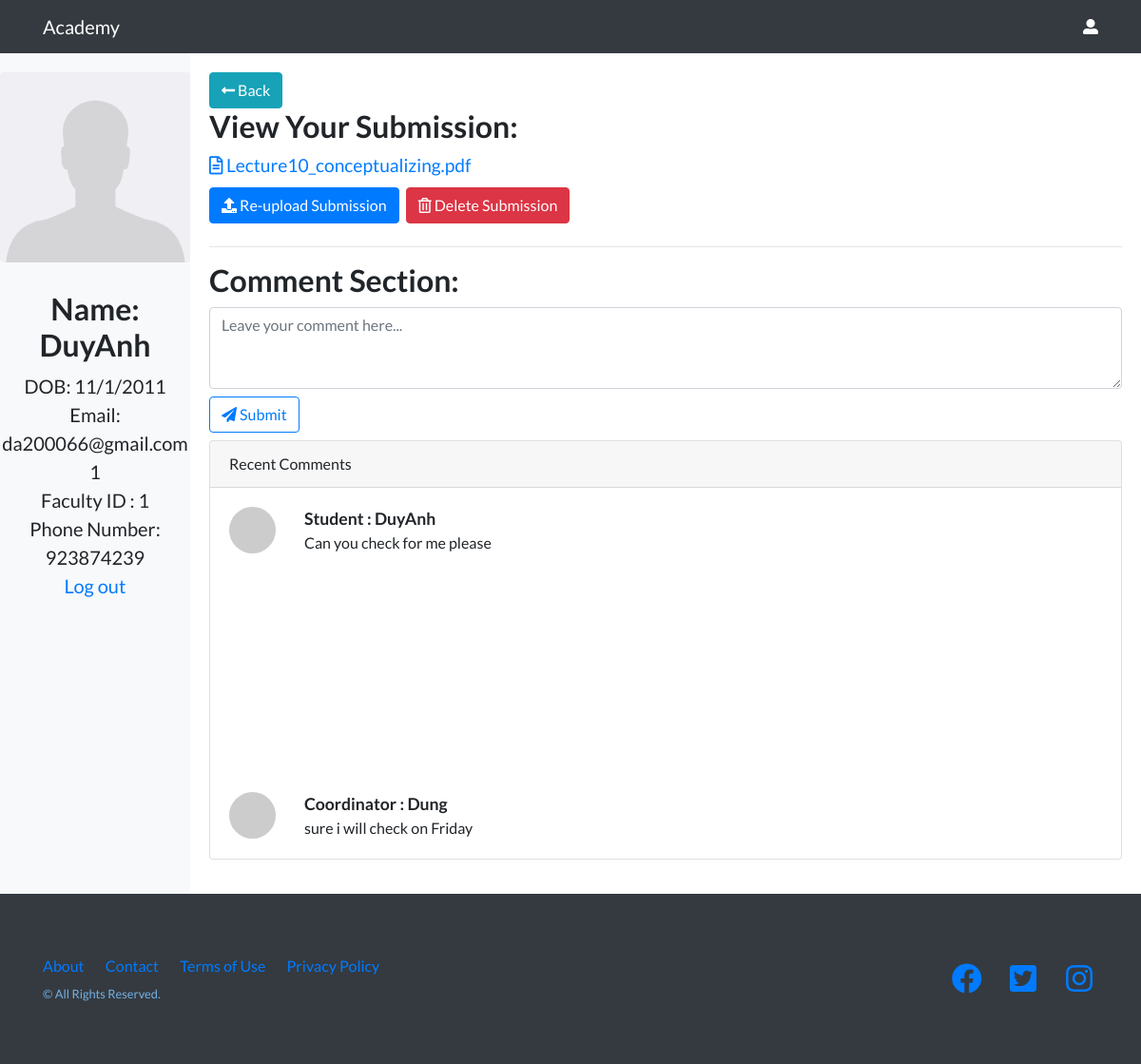
Page /StudentHome.php?submit-student=43 (signed in) on the committed database.
### tables this page shows
CREATE TABLE `user` (
  `user_id` int(11) NOT NULL,
  `faculty_id` int(11) NOT NULL,
  `username` varchar(20) NOT NULL,
  `password` varchar(50) NOT NULL,
  `user_role` varchar(20) NOT NULL,
  `user_email` varchar(40) NOT NULL
);

CREATE TABLE `post` (
  `post_id` int(11) NOT NULL,
  `user_id` int(11) NOT NULL,
  `term_id` int(11) DEFAULT NULL,
  `faculty_id` int(11) NOT NULL,
  `post_image` char(50) NOT NULL,
  `post_file` text NOT NULL,
  `post_content` text NOT NULL,
  `submit_date` datetime NOT NULL,
  `selected` tinyint(1) NOT NULL
);

CREATE TABLE `comment` (
  `comment_id` int(11) NOT NULL,
  `user_id` int(11) NOT NULL,
  `post_id` int(11) NOT NULL,
  `comment_content` varchar(50) NOT NULL,
  `time` datetime NOT NULL
);

### StudentHome.php (the view, shortened to what this page needs)
<?php
	include("DatabaseConfig/dbConfig.php");
	if(!isset($_SESSION['id'])){
		echo "<script>window.open('login.php','_self')</script>";
	}else{
		$student_session = $_SESSION['id'];
		$get_student = "select * from user where username = '$student_session'";
		$run_student = mysqli_query($conn,$get_student);
		$row_student = mysqli_fetch_array($run_student);
		$student_name = $row_student['username'];
		$student_email = $row_student['user_email'];
		$id = $row_student['user_id'];
                $student_faculty = $row_student['faculty_id'];
 ?>
<!DOCTYPE html>
<html lang="en">
<head>
  <link href="vendor/bootstrap/css/bootstrap.min.css" rel="stylesheet">
  <link href="vendor/fontawesome-free/css/all.min.css" rel="stylesheet">
  <link href="vendor/simple-line-icons/css/simple-line-icons.css" rel="stylesheet" type="text/css">
  <link href="css/landing-page.css" rel="stylesheet">
  <link rel="stylesheet" href="css/style.css">
</head>
<body>
  <nav class="navbar navbar-light bg-light static-top">
    <div class="container">
        <a class="navbar-brand" href="StudentHome.php">Academy</a>
      <i class="fas fa-user-alt"></i>
    </div>
  </nav>
  <div class="grid-container">
    <div class="sidebar">
      <div class="text-center">
        <img src="img/avatar.png" class="rounded avatar mx-auto img-fluid" alt="...">
        <h2><?php echo"Name: ",$student_name ?></h2>
        <div>DOB: 11/1/2011</div>
        <div><?php echo"Email: ", $student_email ?></div>
        <div><?php echo $id  ?></div>
        <div><?php echo"Faculty ID : ", $student_faculty  ?></div>
        <div>Phone Number: 923874239</div>
        <a href="logout.php">Log out</a>
      </div>
    </div>
    <?php
      if(isset($_GET['Student-Table'])){
        include("Student-Table.php");
      }else
      if(isset($_GET['submit-student'])){
        include("submit-student.php");
  } ?>
 <?php include("Footer.php") ?>
</body>
</html>
<?php } ?>

### submit-student.php (shortened to what this page needs)
<?php
                if(isset($_GET['submit-student'])){
                    $post_id = $_GET['submit-student'];
                    $get_post = "select * from post where post_id = '$post_id'";
                    $run_post = mysqli_query($conn, $get_post);
                    $row_post = mysqli_fetch_array($run_post);
                    $p_document = $row_post['post_file'];
                }
                else
                {
                    echo"something wrong";
                }
            ?>
<body>
    <div class="content">
        <a href="StudentHome.php?Student-Table" class="btn btn-info"><i class="fas fa-long-arrow-alt-left"></i> Back</a>
        <div class="content-stuff">
            <h2>View Your Submission:</h2>
            <a href="" style="font-size: 1.2rem;"><i class="far fa-file-alt"></i> <?php echo $p_document; ?> </a>
            <br>
            <a href="StudentHome.php" class="btn btn-primary my-2"><i class="fas fa-upload"></i> Re-upload
                Submission</a>
            <a href="submit-student.html" class="btn btn-danger my-2 ml-1"><i class="far fa-trash-alt"></i> Delete
                Submission</a>
        </div>
        <hr>
        <div class="comment-section">
            <h2>Comment Section:</h2>
            <div class="form-group">
                <form method="post">
                <textarea name="comment" class="form-control" placeholder="Leave your comment here..." rows="3"></textarea>
                <button type="submit" value="submit-comment" name="submit-comment" id="submit-comment" class="btn btn-outline-primary my-2"><i class="fa fa-paper-plane"></i>
                    Submit</button>
                </form>
                <div class="card">
                    <div class="card-header">Recent Comments</div>
                    <div class="comment-group">
                    <?php
                        $get_comment = "select * from comment where post_id = '$post_id' ";
                        $run_comment = mysqli_query($conn,$get_comment);
                        while($row_comment = mysqli_fetch_array($run_comment)){
                          $user_id = $row_comment['user_id'];
                          $get_user = "select * from user where user_id = '$user_id'";
                          $run_user = mysqli_query($conn,$get_user);
                          $row_user = mysqli_fetch_array($run_user);
                          $user_name = $row_user['username'];
                          $user_role = $row_user['user_role'];
                          $comment = $row_comment['comment_content'];
                    ?>
                    <div class="card-body">
                        <div class="row">
                            <div class="col-1"><img src="http://placehold.it/80" class="rounded-circle img-fluid"
                                    alt="" /></div>
                            <div class="col-11">
                                <div class="font-weight-bold cmt-header"><?php echo $user_role, " : ", $user_name ?></div>
                                <div><?php echo $comment ?></div>
                            </div>
                        </div>
                    </div>
                    </div>
                <?php } ?>
                </div>
                </div>
            </div>
        </div>
</body>
</html>

### Footer.php (shortened to what this page needs)
<footer class="footer bg-dark">
        <div class="container">
            <div class="row">
                <div class="col-lg-6 h-100 text-center text-lg-left my-auto">
                    <ul class="list-inline mb-2">
                        <li class="list-inline-item">
                            <a href="#">About</a>
                        </li>
                        <li class="list-inline-item">
                            <a href="#">Contact</a>
                        </li>
                        <li class="list-inline-item">
                            <a href="#">Terms of Use</a>
                        </li>
                        <li class="list-inline-item">
                            <a href="#">Privacy Policy</a>
                        </li>
                    </ul>
                    <p class="text-muted small mb-4 mb-lg-0">&copy; All Rights Reserved.</p>
                </div>
                <div class="col-lg-6 h-100 text-center text-lg-right my-auto">
                    <ul class="list-inline mb-0">
                        <li class="list-inline-item mr-3">
                            <a href="#">
                                <i class="fab fa-facebook fa-2x fa-fw"></i>
                            </a>
                        </li>
                        <li class="list-inline-item mr-3">
                            <a href="#">
                                <i class="fab fa-twitter-square fa-2x fa-fw"></i>
                            </a>
                        </li>
                        <li class="list-inline-item">
                            <a href="#">
                                <i class="fab fa-instagram fa-2x fa-fw"></i>
                            </a>
                        </li>
                    </ul>
                </div>
            </div>
        </div>
    </footer>

### css/landing-page.css (style rules this page uses)
body { font-family: 'Lato', 'Helvetica Neue', Helvetica, Arial, sans-serif; }
h1, h2, h3, h4, h5, h6 { font-family: 'Lato', 'Helvetica Neue', Helvetica, Arial, sans-serif; font-weight: 700; }
.text-muted { color: #74b1e6!important; }
footer.footer { padding-top: 4rem; padding-bottom: 4rem; }

### css/style.css (style rules this page uses)
.grid-container { display: grid; grid-template-columns: 1fr 5fr; grid-template-rows: 1fr; grid-template-areas: "sidebar content" "footer footer"; }
.navbar { background-color: #343a40 !important; color: #ffffff; }
.navbar-brand { color: #ffffff !important; }
.sidebar { grid-area: sidebar; background-color: #F8F9FA; font-size: 1.25rem; }
.content { grid-area: content; margin: 20px; min-height: 600px; }
.comment-group { height: 300px; overflow-y: scroll; }
.footer { grid-area: footer; }
.avatar { width: 200px; height: 200px; margin-top: 20px; margin-bottom: 30px; }
.cmt-header { font-size: 1.1rem; }

### rows in the picture
user: username "DuyAnh", user_email "da200066@gmail.com", user_id "1", faculty "1"
post: post_file "Lecture10_conceptualizing.pdf"
comment: user.user_role "Student", user.username "DuyAnh", comment_content "Can you check for me please"
comment: user.user_role "Coordinator", user.username "Dung", comment_content "sure i will check on Friday"
